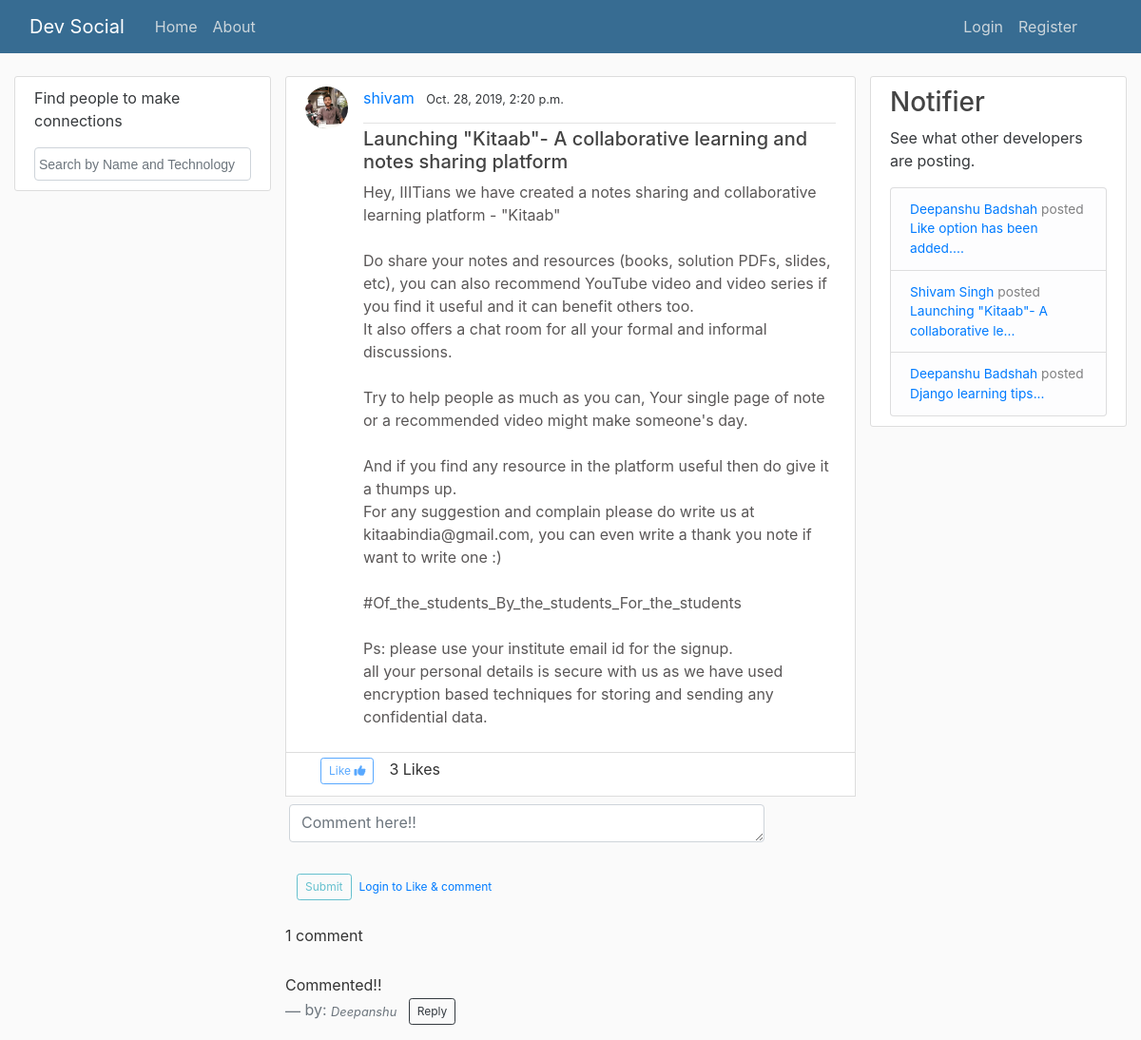
The app's page /post/25/, older data.
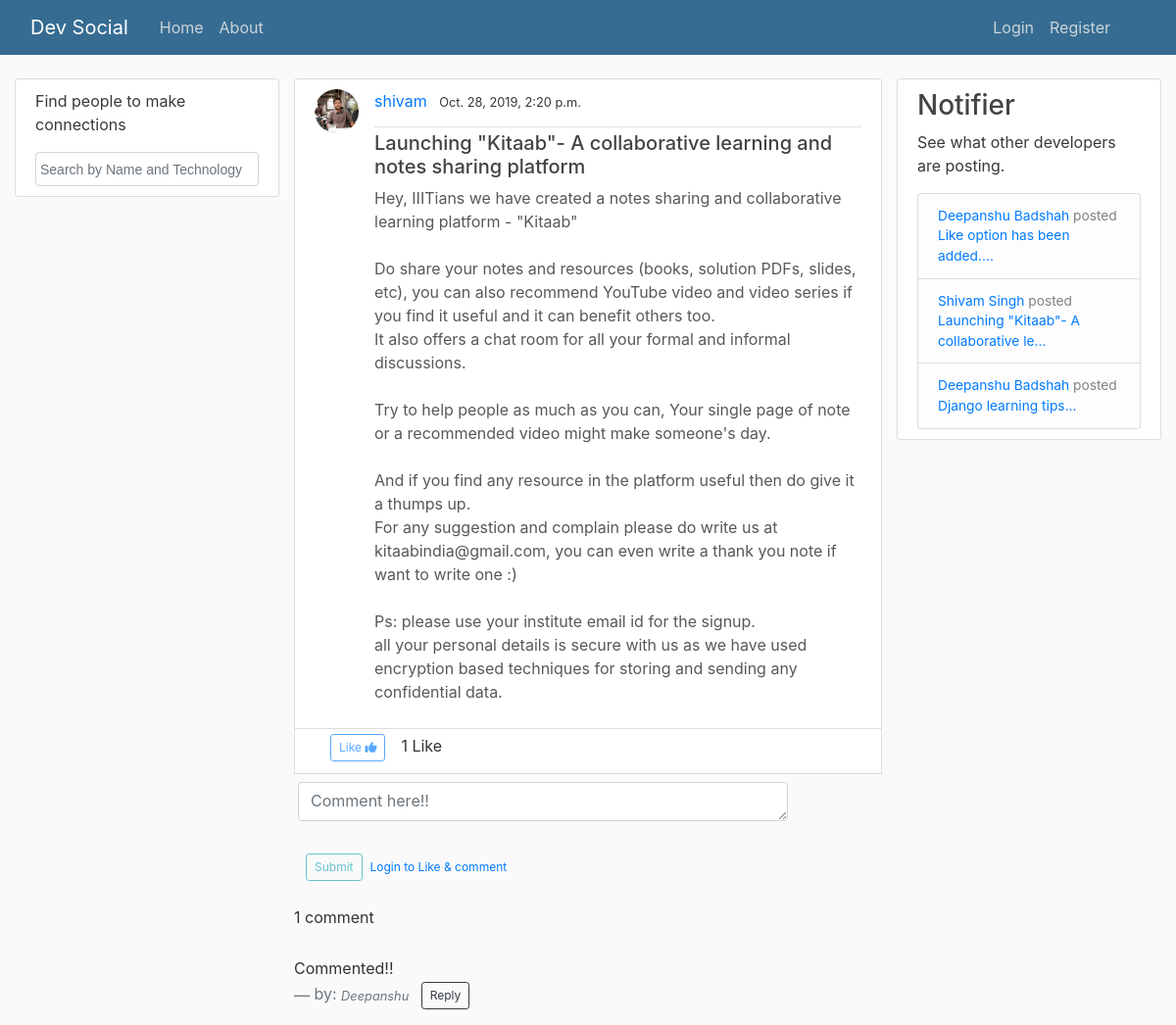
The same page, newer data.
### post/models.py (models this page shows, shortened)
class Post(models.Model):
    title = models.CharField(max_length = 150)
    content = models.TextField()
    date_posted = models.DateTimeField(default = timezone.now)
    author = models.ForeignKey(User, on_delete= models.CASCADE)
    likes = models.ManyToManyField(User, related_name='likes', blank=True)
    def total_likes(self):
        return self.likes.count()

### users/models.py (models this page shows, shortened)
class Profile(models.Model):
    user = models.OneToOneField(User, on_delete=models.CASCADE)
    image = models.ImageField(default= 'no_pic.png', upload_to='prof_pic')
    name = models.CharField(default= 'Users name', max_length = 150)

### post/views.py (the view)
# urls.py: path('post/<int:pk>/', views.PostDetailView, name='post-detail'),
def PostDetailView(request, pk):
    post = get_object_or_404(Post, pk=pk)
    comments = Comment.objects.filter(post=post, reply=None).order_by('-id')
    notifications = Notification.objects.order_by('-id')[:5]
    is_liked=False
    if post.likes.filter(id=request.user.id).exists():
        is_liked = True
    if request.method == 'POST':
        comment_form = CommentForm(request.POST or None)
        if comment_form.is_valid():
            content = request.POST.get('content')
            reply_id = request.POST.get('comment_id')
            comment_qs = None
            if reply_id:
                comment_qs = Comment.objects.get(id=reply_id)
            comment = Comment.objects.create(post=post, author=request.user, content=content, reply=comment_qs)
            comment.save()
    else:
        comment_form = CommentForm()
    context = {
        'post': post,
        'comments': comments,
        'comment_form': comment_form,
        'is_liked': is_liked,
        'notifications': notifications,
        'total_likes': post.total_likes(),
        }
    if request.is_ajax():
        html = render_to_string('post/comments.html', context, request=request)
        return JsonResponse({'form':html})
    return render(request, 'post/post_detail.html', context)

### post/forms.py
class CommentForm(forms.ModelForm):
    content = forms.CharField(label='', widget=forms.Textarea(attrs={'class': 'form-control', 'placeholder': 'Comment here!!', 'rows':'4', 'cols':'50'}))
    class Meta:
        model = Comment
        fields = ['content',]

### post/templates/post/post_detail.html (shortened to what this page needs)
{% extends "post/base.html" %}
{% block content %}
  <article class="media detail-content-section">
    <img class="rounded-circle article-img" src="{{ post.author.profile.image.url }}" >
    <div class="media-body">
      <div class="article-metadata">
        <a class="mr-2" href="{% url 'user-posts' post.author.username %}">{{ post.author }}</a>
        <small class="text-muted">{{ post.date_posted }}</small>
        </div>
      <h5 class="article-title" >{{ post.title }}</h5>
      <p class="article-content">{{ post.content }}</p>
    </div>
  </article>
<div id="like-part">
  {% include 'post/likes.html' %}
</div>
  <div class="main-comment-section">
    {% include 'post/comments.html' %}
  </div>
{% endblock content %}

Row changes from the older to the newer data that the page shows:
changed Post "Launching \"Kitaab\"- A collaborative learning and notes sharing platform": content "…to write one :) #Of_the_students_By_the_students_For_the_students Ps: please use your…" → "…to write one :) Ps: please use your…"
Text that changed along with them:
{{ total_likes }}: "3" → "1"
